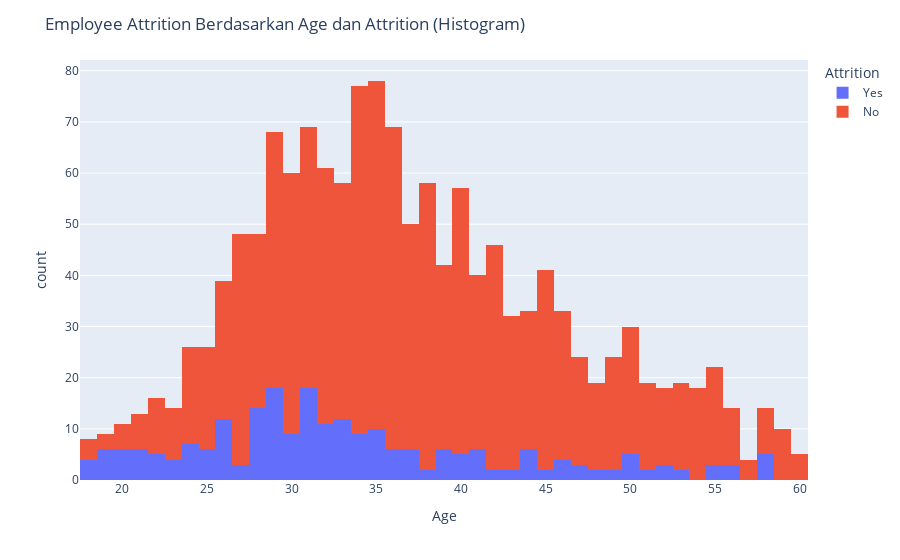

Write notebook code for a chart like this one.
### Code cell
fig = px.histogram(df, x=df['Age'],color=df['Attrition'],hover_data=df.columns)
fig.update_layout(title='Employee Attrition Berdasarkan Age dan Attrition (Histogram)')

fig.show()
#histogram yang menunjukkan employee ttrition berdasarkan age, disini kadar attrition tertinggi terdapat pada employee berumur 29 dan 31 (count 18)

### Figure 1 — Plotly figure (JSON) as saved in the notebook; plotly's stock layout.template omitted (floating-point values rounded to 4 significant figures; data arrays with more than 128 entries replaced by an {"elided": "..."} marker saying what was removed)
{"data": [{"alignmentgroup": "True", "bingroup": "x", "hovertemplate": "Attrition=Yes<br>Age=%{x}<br>count=%{y}<extra></extra>", "legendgroup": "Yes", "marker": {"color": "#636efa", "pattern": {"shape": ""}}, "name": "Yes", "offsetgroup": "Yes", "orientation": "v", "showlegend": true, "type": "histogram", "x": {"elided": "237 int values"}, "xaxis": "x", "yaxis": "y"}, {"alignmentgroup": "True", "bingroup": "x", "hovertemplate": "Attrition=No<br>Age=%{x}<br>count=%{y}<extra></extra>", "legendgroup": "No", "marker": {"color": "#EF553B", "pattern": {"shape": ""}}, "name": "No", "offsetgroup": "No", "orientation": "v", "showlegend": true, "type": "histogram", "x": {"elided": "1233 int values"}, "xaxis": "x", "yaxis": "y"}], "layout": {"autosize": true, "barmode": "relative", "legend": {"title": {"text": "Attrition"}, "tracegroupgap": 0}, "margin": {"t": 60}, "title": {"text": "Employee Attrition Berdasarkan Age dan Attrition (Histogram)"}, "xaxis": {"anchor": "y", "autorange": true, "domain": [0, 1], "range": [17.5, 60.5], "title": {"text": "Age"}, "type": "linear"}, "yaxis": {"anchor": "x", "autorange": true, "domain": [0, 1], "range": [0, 82.11], "title": {"text": "count"}}}}
